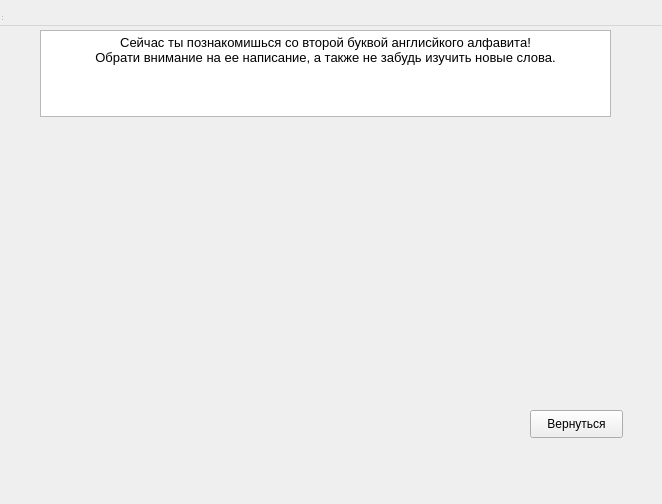
<?xml version="1.0" encoding="UTF-8"?>
<ui version="4.0">
 <class>levelB</class>
 <widget class="QWidget" name="levelB">
  <property name="geometry">
   <rect>
    <x>0</x>
    <y>0</y>
    <width>662</width>
    <height>504</height>
   </rect>
  </property>
  <property name="windowTitle">
   <string>MainWindow</string>
  </property>
  <widget class="QWidget" name="centralwidget" native="true">
   <property name="geometry">
    <rect>
     <x>0</x>
     <y>0</y>
     <width>721</width>
     <height>461</height>
    </rect>
   </property>
   <widget class="QLabel" name="label">
    <property name="geometry">
     <rect>
      <x>0</x>
      <y>20</y>
      <width>721</width>
      <height>461</height>
     </rect>
    </property>
    <property name="text">
     <string/>
    </property>
    <property name="pixmap">
     <pixmap>../ABC_foto/LB.jpg</pixmap>
    </property>
   </widget>
   <widget class="QTextEdit" name="textEdit">
    <property name="geometry">
     <rect>
      <x>40</x>
      <y>30</y>
      <width>571</width>
      <height>87</height>
     </rect>
    </property>
    <property name="html">
     <string>&lt;!DOCTYPE HTML PUBLIC &quot;-//W3C//DTD HTML 4.0//EN&quot; &quot;http://www.w3.org/TR/REC-html40/strict.dtd&quot;&gt;
&lt;html&gt;&lt;head&gt;&lt;meta name=&quot;qrichtext&quot; content=&quot;1&quot; /&gt;&lt;style type=&quot;text/css&quot;&gt;
p, li { white-space: pre-wrap; }
&lt;/style&gt;&lt;/head&gt;&lt;body style=&quot; font-family:'MS Shell Dlg 2'; font-size:7.875pt; font-weight:400; font-style:normal;&quot;&gt;
&lt;p align=&quot;center&quot; style=&quot; margin-top:0px; margin-bottom:0px; margin-left:0px; margin-right:0px; -qt-block-indent:0; text-indent:0px;&quot;&gt;&lt;span style=&quot; font-size:10pt;&quot;&gt;Сейчас ты познакомишься со второй буквой англисйкого алфавита! &lt;br /&gt;Обрати внимание на ее написание, а также не забудь изучить новые слова.&lt;/span&gt;&lt;/p&gt;&lt;/body&gt;&lt;/html&gt;</string>
    </property>
   </widget>
   <widget class="QPushButton" name="pushButton">
    <property name="geometry">
     <rect>
      <x>530</x>
      <y>410</y>
      <width>93</width>
      <height>28</height>
     </rect>
    </property>
    <property name="text">
     <string>Вернуться</string>
    </property>
   </widget>
  </widget>
  <widget class="QMenuBar" name="menubar">
   <property name="geometry">
    <rect>
     <x>0</x>
     <y>0</y>
     <width>662</width>
     <height>26</height>
    </rect>
   </property>
  </widget>
  <widget class="QStatusBar" name="statusbar">
   <property name="geometry">
    <rect>
     <x>0</x>
     <y>0</y>
     <width>3</width>
     <height>22</height>
    </rect>
   </property>
  </widget>
 </widget>
 <resources/>
 <connections/>
</ui>
